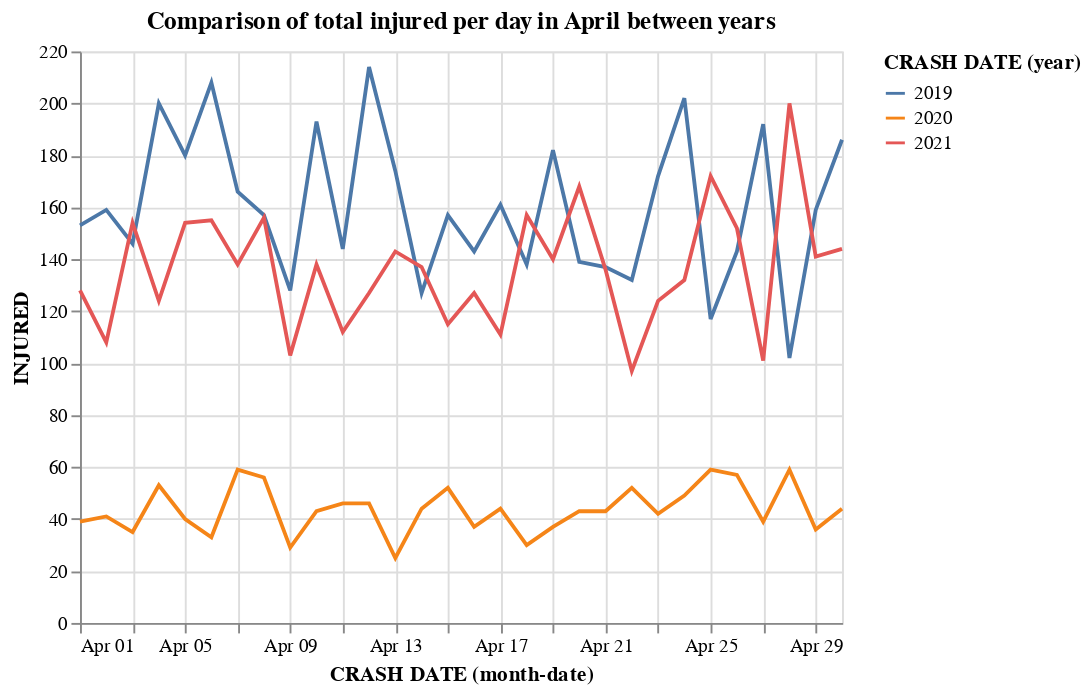

Notebook cell for this chart:
### Code cell
alt.Chart(injured_by_day).mark_line().encode(
    x=alt.X('monthdate(CRASH DATE):T'),
    y='INJURED:Q',
    color='year(CRASH DATE):N'
).properties(title = "Comparison of total injured per day in April between years")

### Figure 1 — Vega-Lite specification as saved in the notebook (floating-point values rounded to 4 significant figures)
{"config": {"view": {"continuousWidth": 400, "continuousHeight": 300}}, "data": {"name": "data-5f4602b845c395cec3b3e30a4a674a34"}, "mark": "line", "encoding": {"color": {"field": "CRASH DATE", "timeUnit": "year", "type": "nominal"}, "x": {"field": "CRASH DATE", "timeUnit": "monthdate", "type": "temporal"}, "y": {"field": "INJURED", "type": "quantitative"}}, "title": "Comparison of total injured per day in April between years", "$schema": "https://vega.github.io/schema/vega-lite/v4.17.0.json", "datasets": {"data-5f4602b845c395cec3b3e30a4a674a34": [{"CRASH DATE": "2019-04-01", "INJURED": 153.0}, {"CRASH DATE": "2019-04-02", "INJURED": 159.0}, {"CRASH DATE": "2019-04-03", "INJURED": 146.0}, {"CRASH DATE": "2019-04-04", "INJURED": 200.0}, {"CRASH DATE": "2019-04-05", "INJURED": 180.0}, {"CRASH DATE": "2019-04-06", "INJURED": 208.0}, {"CRASH DATE": "2019-04-07", "INJURED": 166.0}, {"CRASH DATE": "2019-04-08", "INJURED": 157.0}, {"CRASH DATE": "2019-04-09", "INJURED": 128.0}, {"CRASH DATE": "2019-04-10", "INJURED": 193.0}, {"CRASH DATE": "2019-04-11", "INJURED": 144.0}, {"CRASH DATE": "2019-04-12", "INJURED": 214.0}, {"CRASH DATE": "2019-04-13", "INJURED": 174.0}, {"CRASH DATE": "2019-04-14", "INJURED": 127.0}, {"CRASH DATE": "2019-04-15", "INJURED": 157.0}, {"CRASH DATE": "2019-04-16", "INJURED": 143.0}, {"CRASH DATE": "2019-04-17", "INJURED": 161.0}, {"CRASH DATE": "2019-04-18", "INJURED": 138.0}, {"CRASH DATE": "2019-04-19", "INJURED": 182.0}, {"CRASH DATE": "2019-04-20", "INJURED": 139.0}, {"CRASH DATE": "2019-04-21", "INJURED": 137.0}, {"CRASH DATE": "2019-04-22", "INJURED": 132.0}, {"CRASH DATE": "2019-04-23", "INJURED": 172.0}, {"CRASH DATE": "2019-04-24", "INJURED": 202.0}, {"CRASH DATE": "2019-04-25", "INJURED": 117.0}, {"CRASH DATE": "2019-04-26", "INJURED": 143.0}, {"CRASH DATE": "2019-04-27", "INJURED": 192.0}, {"CRASH DATE": "2019-04-28", "INJURED": 102.0}, {"CRASH DATE": "2019-04-29", "INJURED": 159.0}, {"CRASH DATE": "2019-04-30", "INJURED": 186.0}, {"CRASH DATE": "2020-04-01", "INJURED": 39.0}, {"CRASH DATE": "2020-04-02", "INJURED": 41.0}, {"CRASH DATE": "2020-04-03", "INJURED": 35.0}, {"CRASH DATE": "2020-04-04", "INJURED": 53.0}, {"CRASH DATE": "2020-04-05", "INJURED": 40.0}, {"CRASH DATE": "2020-04-06", "INJURED": 33.0}, {"CRASH DATE": "2020-04-07", "INJURED": 59.0}, {"CRASH DATE": "2020-04-08", "INJURED": 56.0}, {"CRASH DATE": "2020-04-09", "INJURED": 29.0}, {"CRASH DATE": "2020-04-10", "INJURED": 43.0}, {"CRASH DATE": "2020-04-11", "INJURED": 46.0}, {"CRASH DATE": "2020-04-12", "INJURED": 46.0}, {"CRASH DATE": "2020-04-13", "INJURED": 25.0}, {"CRASH DATE": "2020-04-14", "INJURED": 44.0}, {"CRASH DATE": "2020-04-15", "INJURED": 52.0}, {"CRASH DATE": "2020-04-16", "INJURED": 37.0}, {"CRASH DATE": "2020-04-17", "INJURED": 44.0}, {"CRASH DATE": "2020-04-18", "INJURED": 30.0}, {"CRASH DATE": "2020-04-19", "INJURED": 37.0}, {"CRASH DATE": "2020-04-20", "INJURED": 43.0}, {"CRASH DATE": "2020-04-21", "INJURED": 43.0}, {"CRASH DATE": "2020-04-22", "INJURED": 52.0}, {"CRASH DATE": "2020-04-23", "INJURED": 42.0}, {"CRASH DATE": "2020-04-24", "INJURED": 49.0}, {"CRASH DATE": "2020-04-25", "INJURED": 59.0}, {"CRASH DATE": "2020-04-26", "INJURED": 57.0}, {"CRASH DATE": "2020-04-27", "INJURED": 39.0}, {"CRASH DATE": "2020-04-28", "INJURED": 59.0}, {"CRASH DATE": "2020-04-29", "INJURED": 36.0}, {"CRASH DATE": "2020-04-30", "INJURED": 44.0}, {"CRASH DATE": "2021-04-01", "INJURED": 128.0}, {"CRASH DATE": "2021-04-02", "INJURED": 108.0}, {"CRASH DATE": "2021-04-03", "INJURED": 154.0}, {"CRASH DATE": "2021-04-04", "INJURED": 124.0}, {"CRASH DATE": "2021-04-05", "INJURED": 154.0}, {"CRASH DATE": "2021-04-06", "INJURED": 155.0}, {"CRASH DATE": "2021-04-07", "INJURED": 138.0}, {"CRASH DATE": "2021-04-08", "INJURED": 156.0}, {"CRASH DATE": "2021-04-09", "INJURED": 103.0}, {"CRASH DATE": "2021-04-10", "INJURED": 138.0}, {"CRASH DATE": "2021-04-11", "INJURED": 112.0}, {"CRASH DATE": "2021-04-12", "INJURED": 127.0}, {"CRASH DATE": "2021-04-13", "INJURED": 143.0}, {"CRASH DATE": "2021-04-14", "INJURED": 137.0}, {"CRASH DATE": "2021-04-15", "INJURED": 115.0}, {"CRASH DATE": "2021-04-16", "INJURED": 127.0}, {"CRASH DATE": "2021-04-17", "INJURED": 111.0}, {"CRASH DATE": "2021-04-18", "INJURED": 157.0}, {"CRASH DATE": "2021-04-19", "INJURED": 140.0}, {"CRASH DATE": "2021-04-20", "INJURED": 168.0}, {"CRASH DATE": "2021-04-21", "INJURED": 136.0}, {"CRASH DATE": "2021-04-22", "INJURED": 97.0}, {"CRASH DATE": "2021-04-23", "INJURED": 124.0}, {"CRASH DATE": "2021-04-24", "INJURED": 132.0}, {"CRASH DATE": "2021-04-25", "INJURED": 172.0}, {"CRASH DATE": "2021-04-26", "INJURED": 152.0}, {"CRASH DATE": "2021-04-27", "INJURED": 101.0}, {"CRASH DATE": "2021-04-28", "INJURED": 200.0}, {"CRASH DATE": "2021-04-29", "INJURED": 141.0}, {"CRASH DATE": "2021-04-30", "INJURED": 144.0}]}}
